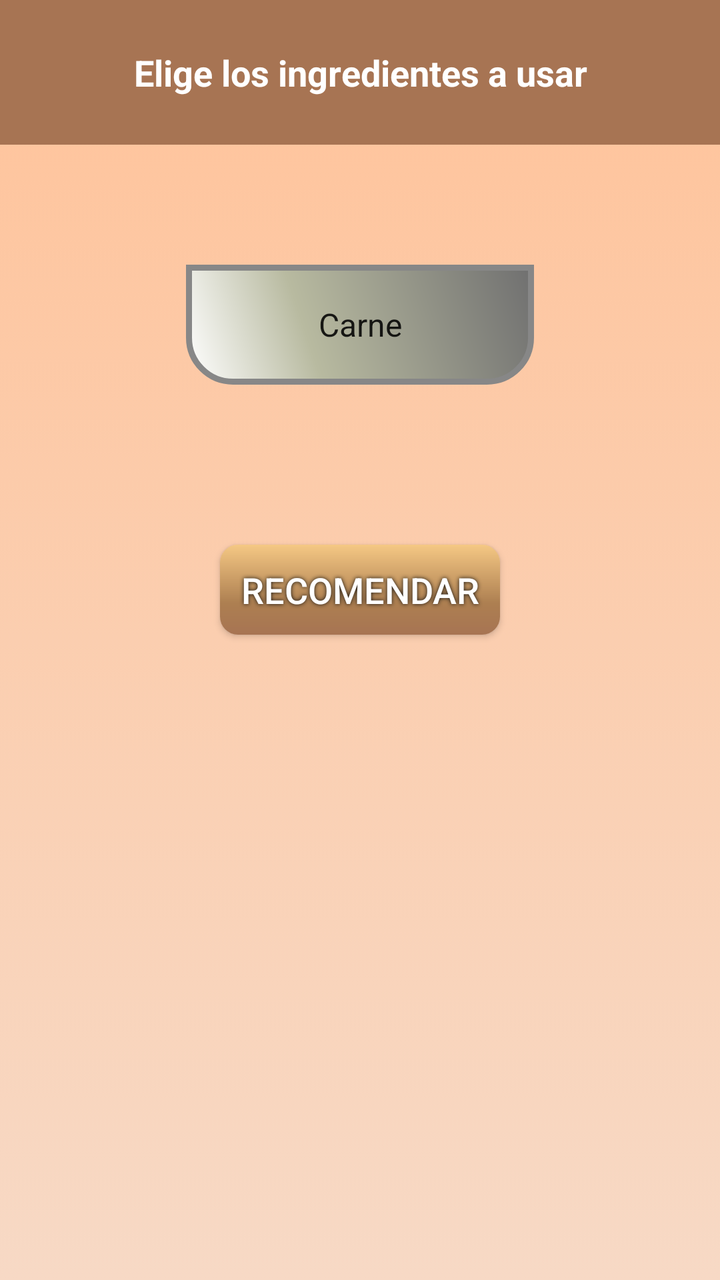
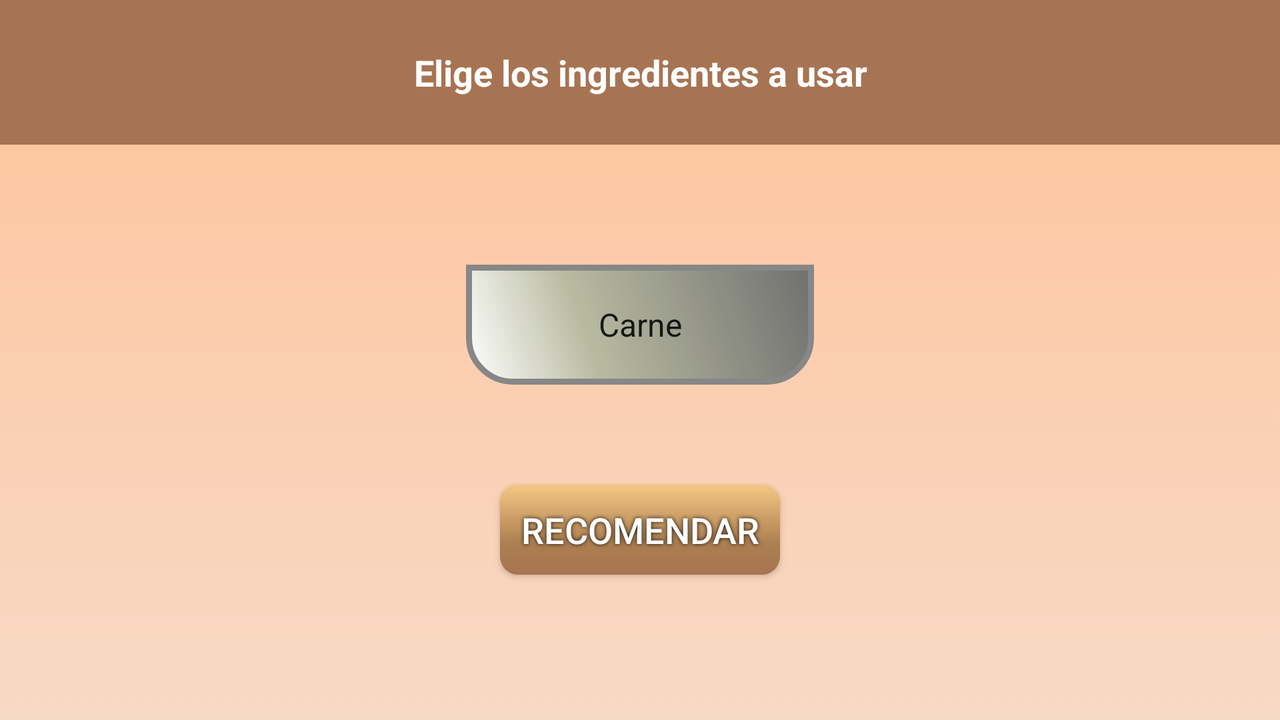

First picture: res/layout/ on a phone held upright. Second picture: the repository's own variant of that layout, on a device whose configuration matches the variant's folder. Source for both follows.
<!-- AndroidManifest.xml: application theme AppTheme -->
<!-- res/layout/activity_time.xml -->
<?xml version="1.0" encoding="utf-8"?>
<LinearLayout xmlns:android="http://schemas.android.com/apk/res/android"
    xmlns:app="http://schemas.android.com/apk/res-auto"
    xmlns:tools="http://schemas.android.com/tools"
    android:layout_width="match_parent"
    android:layout_height="match_parent"

    android:orientation="vertical"
    android:background="@drawable/gradiant_background"
    tools:context=".RecommendActivity">

    <TextView
        android:id="@+id/ing_title"
        android:layout_width="match_parent"
        android:layout_height="wrap_content"
        android:layout_marginLeft="0dp"
        android:layout_marginTop="0dp"
        android:layout_marginRight="0dp"
        android:background="#a77453"
        android:fontFamily="sans-serif"
        android:padding="24dp"
        android:text="Elige los ingredientes a usar"
        android:textAlignment="center"
        android:textColor="#FFFFFF"
        android:textSize="18sp"
        android:textStyle="bold" />

    <Spinner
        android:id="@+id/spinner1"
        android:layout_width="174dp"
        android:layout_height="60dp"
        android:layout_gravity="center"
        android:layout_marginTop="60dp"
        android:background="@drawable/gradiant_spinner"
        android:entries="@array/ing_values"
        android:shadowColor="#A8A8A8"
        android:shadowDx="0"
        android:shadowDy="0"
        android:shadowRadius="5"
        android:textAlignment="center"
        android:textColor="#FFFFFF"
        android:textSize="30sp" />

    <Button
        android:id="@+id/Continue1_button"
        android:textColor="#FFFFFF"
        android:textSize="18sp"

        android:layout_marginTop="80dp"
        android:layout_gravity="center"
        android:layout_width="140dp"
        android:layout_height="45dp"
        android:text="@string/recommend_button"
        android:background="@drawable/gradiant_button"
        android:shadowColor="#0F0F0F"
        android:shadowDx="0"
        android:shadowDy="0"
        android:shadowRadius="5"
        android:layout_below="@id/welcome_title" />

</LinearLayout>
<!-- resources referenced by this layout -->
<resources>
  <string-array name="ing_values">
          <item>Carne</item>
          <item>Pollo</item>
          <item>Mariscos</item>
      </string-array>
  <!-- drawable gradiant_background (drawable) -->
  <?xml version="1.0" encoding="utf-8"?>
  <selector xmlns:android="http://schemas.android.com/apk/res/android">
      <item>
          <shape>
              <gradient
                  android:angle="90"
                  android:startColor="@color/colorDark"
                  android:endColor="@color/colorLight"
                  android:type="linear"/>
          </shape>
      </item>
  </selector>
  <!-- drawable gradiant_button (drawable) -->
  <?xml version="1.0" encoding="utf-8"?>
  <shape xmlns:android="http://schemas.android.com/apk/res/android" android:shape="rectangle" >
      <corners
          android:radius="9dp"
          />
      <gradient
          android:angle="90"
          android:centerX="35%"
          android:centerColor="#AD7F51"
          android:startColor="#a77453"
          android:endColor="#F5C884"
          android:type="linear"
          />
      <padding
          android:left="0dp"
          android:top="0dp"
          android:right="0dp"
          android:bottom="0dp"
          />
  
      <size
          android:width="270dp"
          android:height="60dp"
          />
  </shape>
  <!-- drawable gradiant_spinner (drawable) -->
  <?xml version="1.0" encoding="utf-8"?>
  <shape xmlns:android="http://schemas.android.com/apk/res/android" android:shape="rectangle" >
      <corners
          android:topLeftRadius="0dp"
          android:topRightRadius="0dp"
          android:bottomLeftRadius="22dp"
          android:bottomRightRadius="22dp"
          />
      <gradient
          android:angle="45"
          android:centerX="35%"
          android:centerColor="#B8BAA0"
          android:startColor="#FFFFFF"
          android:endColor="#707070"
          android:type="linear"
          />
      <padding
          android:left="0dp"
          android:top="0dp"
          android:right="0dp"
          android:bottom="0dp"
          />
      <size
          android:width="194dp"
          android:height="60dp"
          />
      <stroke
          android:width="3dp"
          android:color="#878787"
          />
  </shape>
  <string name="recommend_button">Recomendar</string>
  <style name="AppTheme" parent="Base.Theme.AppCompat.Light.DarkActionBar">
          
          <item name="colorPrimary">@color/colorPrimary</item>
          <item name="colorPrimaryDark">@color/colorPrimaryDark</item>
          <item name="colorAccent">@color/colorLight</item>
      </style>
  <color name="colorDark">#f7d9c5</color>
  <color name="colorLight">#ffc39a</color>
  <color name="colorPrimary">#FFD2AA</color>
  <color name="colorPrimaryDark">#e2885b</color>
</resources>
<!-- res/layout-land/activity_time.xml (the repository's variant of the layout above) -->
<!-- drawn on the phone turned sideways -->
<?xml version="1.0" encoding="utf-8"?>
<ScrollView xmlns:android="http://schemas.android.com/apk/res/android"
    xmlns:app="http://schemas.android.com/apk/res-auto"
    xmlns:tools="http://schemas.android.com/tools"
    android:layout_width="match_parent"
    android:layout_height="match_parent"
    android:fillViewport="true"
    tools:context=".RecommendActivity">

    <LinearLayout
        android:layout_width="match_parent"
        android:layout_height="match_parent"
        android:orientation="vertical"
        android:background="@drawable/gradiant_background">

        <TextView
            android:id="@+id/ing_title"
            android:layout_width="match_parent"
            android:layout_height="wrap_content"
            android:layout_marginLeft="0dp"
            android:layout_marginTop="0dp"
            android:layout_marginRight="0dp"
            android:background="#a77453"
            android:fontFamily="sans-serif"
            android:padding="24dp"
            android:text="Elige los ingredientes a usar"
            android:textAlignment="center"
            android:textColor="#FFFFFF"
            android:textSize="18sp"
            android:textStyle="bold" />

        <Spinner
            android:id="@+id/spinner"
            android:layout_width="174dp"
            android:layout_height="60dp"
            android:layout_gravity="center"
            android:layout_marginTop="60dp"
            android:background="@drawable/gradiant_spinner"
            android:entries="@array/ing_values"
            android:shadowColor="#A8A8A8"
            android:shadowDx="0"
            android:shadowDy="0"
            android:shadowRadius="5"
            android:textAlignment="center"
            android:textColor="#FFFFFF"
            android:textSize="30sp" />

        <Button
            android:id="@+id/Continue1_button"
            android:textColor="#FFFFFF"
            android:textSize="18sp"
            android:layout_marginTop="50dp"
            android:layout_marginBottom="30dp"

            android:layout_gravity="center"
            android:layout_width="140dp"
            android:layout_height="45dp"
            android:text="@string/recommend_button"
            android:background="@drawable/gradiant_button"
            android:shadowColor="#0F0F0F"
            android:shadowDx="0"
            android:shadowDy="0"
            android:shadowRadius="5" />
    </LinearLayout>
</ScrollView>
